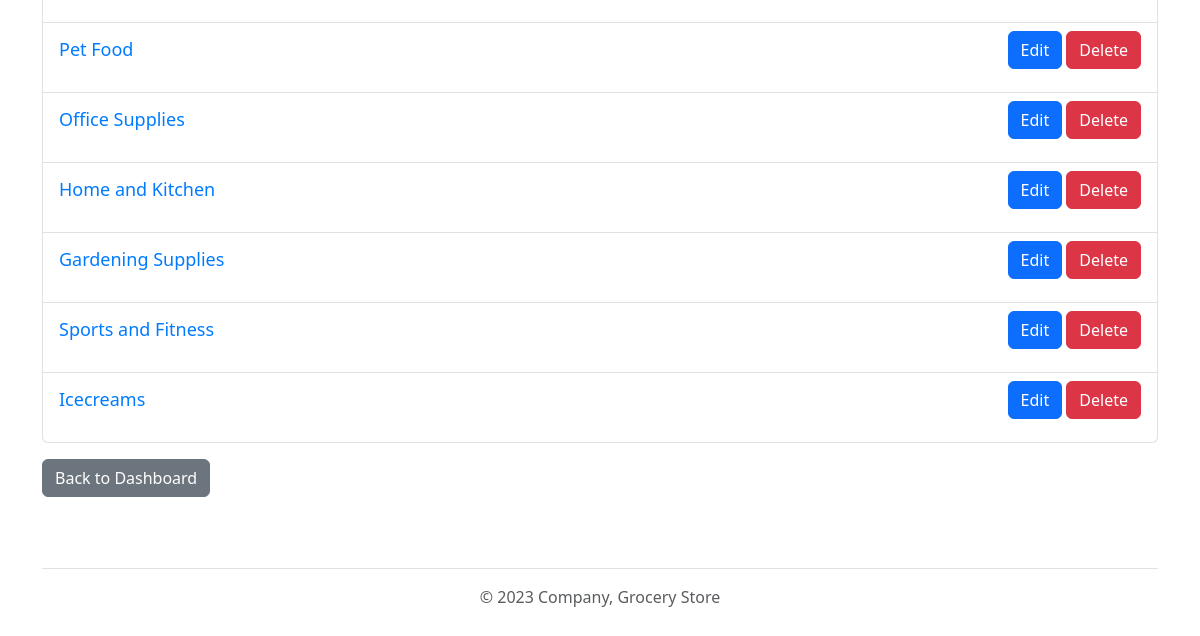
The page /admin_search_section (signed in, lower part) on the database as committed earlier.
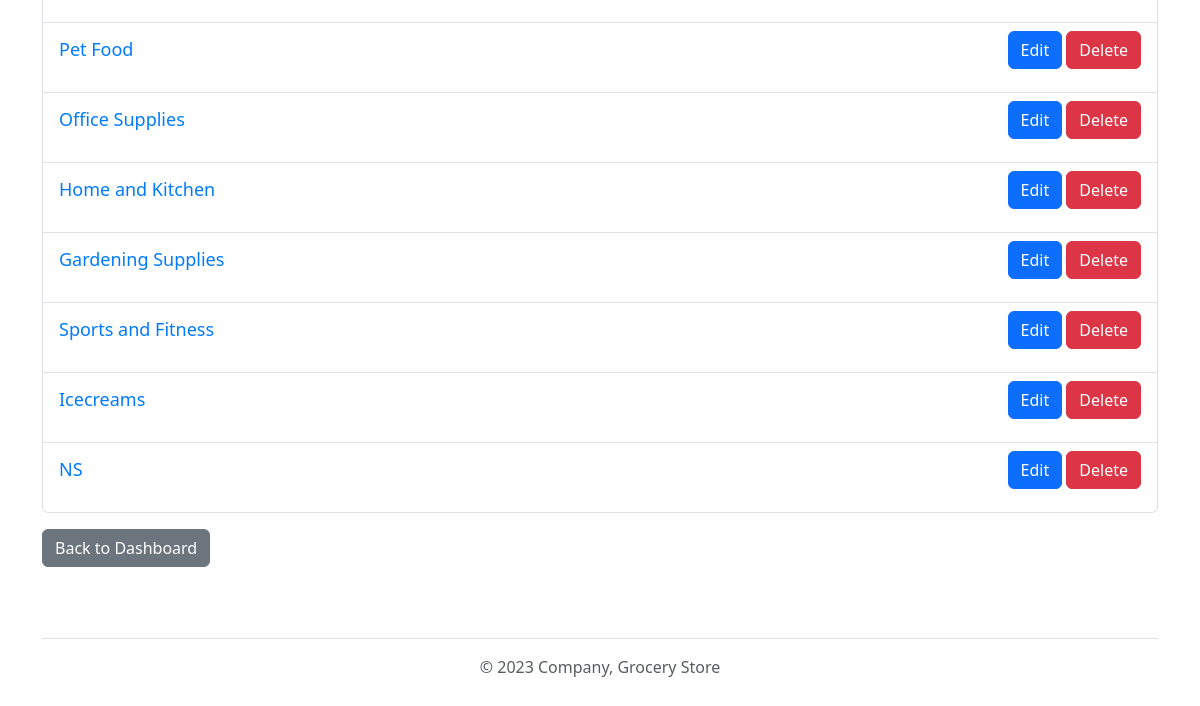
The same page on the database as committed later.
### application/models.py (models this page shows)
class Sections(db.Model):
    __tablename__ = "sections"
    section_id = db.Column(db.Integer, primary_key=True, autoincrement=True)
    section_name = db.Column(db.String(200), nullable=False)

### application/controllers.py (the view)
@app.route("/admin_search_section", methods=["GET", "POST"])
@login_required
def admin_search_section():
    form=SearchForm()
    if request.method == "POST":
        category = request.form.get("category")
        if category:
            sections = Sections.query.filter(Sections.section_name.ilike(f'%{category}%')).all()
        else:
            sections = Sections.query.all()
    else:
        sections = Sections.query.all()
    return render_template('admin_search_section.html', sections=sections, form=form)

### application/controllers.py (called while the page is built)
@login_manager.user_loader
def load_user(user_id):
    return Users.query.get(int(user_id))

### templates/admin_search_section.html (shortened to what this page needs)
<!DOCTYPE html>
<html>
<head>
    <link href="https://cdn.jsdelivr.net/npm/bootstrap@5.3.0/dist/css/bootstrap.min.css" rel="stylesheet">
    <link rel="stylesheet" type="text/css" href="{{ url_for('static', filename='styles.css') }}">
</head>
<body>
    <div class="container mt-5">
        <br>
        <ul class="list-group">
            {% for section in sections %}
            <li class="list-group-item">
                <div class="d-flex justify-content-between align-items-center">
                    <div>
                        <a href="{{ url_for('manage_products', section_id=section.section_id) }}">{{ section.section_name }}</a>
                    </div>
                    <div>
                        <a href="{{ url_for('edit_section', section_id=section.section_id) }}" class="btn btn-primary">Edit</a>
                        <a href="{{ url_for('delete_section', section_id=section.section_id) }}" class="btn btn-danger" onclick="return confirm('Are you sure you want to delete this section?')">Delete</a>
                    </div>
                </div>
            </li>
            {% endfor %}
        </ul>
        <p><a href="{{ url_for('admin_dashboard') }}" class="btn btn-secondary mt-3">Back to Dashboard</a></p>
    </div>
    {% include 'footer.html' %}
</body>
</html>

Rows that differ between the two databases and show on the page:
added Sections: section_name "NS"
